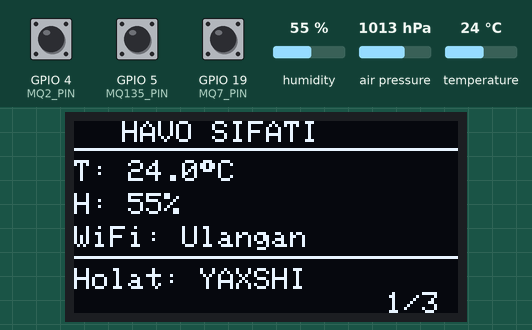
Bench run of a sketch on a simulated ESP32. Parts: 128×64 one-colour display. Inputs (shaded band) come from the test bench; at power-on: air pressure 1013 hPa, humidity 55 %, temperature 24 °C, GPIO 4 (MQ2_PIN) HIGH, GPIO 5 (MQ135_PIN) HIGH, GPIO 19 (MQ7_PIN) HIGH. WiFi joins after 1.5 s; servers stay silent unless stated; uploads are accepted with an empty reply; what the sketch prints to the serial monitor is not drawn.

Above: at 7.2 s.
7.3 s: air pressure set to 952 hPa
At 16.4 s:
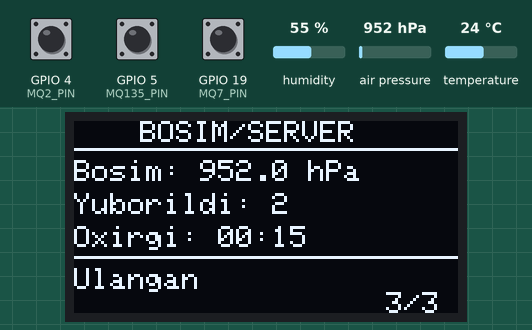
20.3 s: humidity set to 22 %
At 26.7 s:
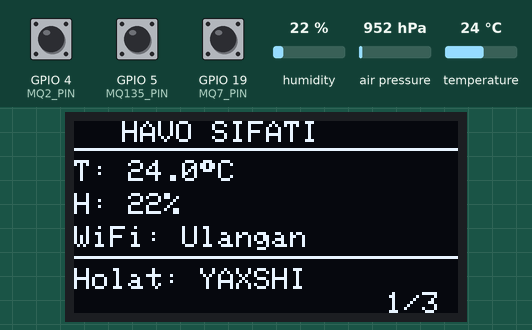
32.8 s: temperature set to 12 °C
45.8 s: air pressure set to 975 hPa
At 57.0 s:
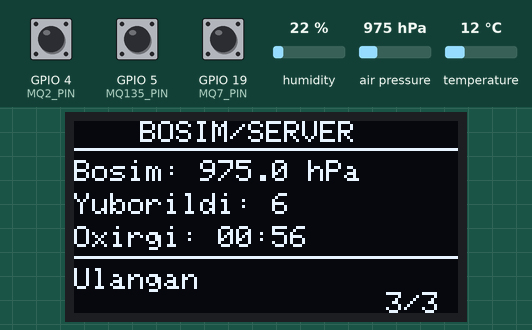
58.8 s: humidity set to 40 %
At 67.7 s:
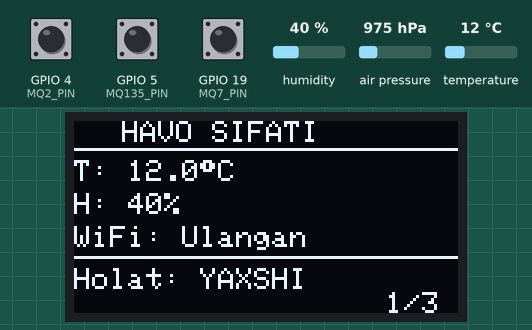
71.8 s: air pressure set to 1000 hPa
At 78.6 s:
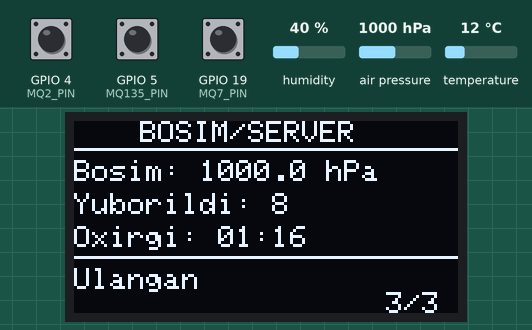
Timing chart, 0 to 80.1 s (numbered marks = the images above; inputs shaded):
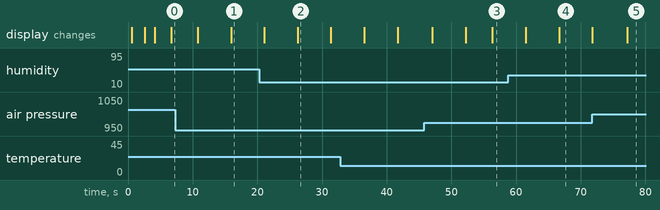

Measured:
- what the display in image 2 shows lasts 5.2 s, from 26.2 s to 31.4 s

The sketch:

esp32_full.ino
```cpp
#include <WiFi.h>
#include <HTTPClient.h>
#include <ArduinoJson.h>
#include <DHT.h>
#include <Wire.h>
#include <Adafruit_GFX.h>
#include <Adafruit_SSD1306.h>

#include <Adafruit_BMP280.h>

const char* WIFI_SSID     = "esp32";
const char* WIFI_PASSWORD = "12123434";

const char* SERVER_URL    = "http://157.173.114.153/api/sensor";

const char* DEVICE_ID     = "esp32_001";

const unsigned long YUBORISH_INTERVALI = 10000;

const unsigned long SAHIFA_INTERVAL    = 5000;

const unsigned long QAYTA_ULANISH_MS   = 30000;

const bool ENABLE_MQ135  = true;
const bool ENABLE_MQ2    = true;
const bool ENABLE_MQ7    = true;
const bool ENABLE_DHT22  = true;
const bool ENABLE_OLED   = true;

const bool ENABLE_BMP280  = true;
const bool ENABLE_PMS5003 = true;

const int MQ135_PIN = 5;
const int MQ2_PIN   = 4;
const int MQ7_PIN   = 19;
const int DHT22_PIN = 23;

const int PMS5003_RX   = 16;
const int PMS5003_TX   = 17;
#define   DHT_TYPE  DHT22

#define OLED_WIDTH   128
#define OLED_HEIGHT  64
#define OLED_ADDRESS 0x3C
#define OLED_RESET   -1

#define BMP280_ADDRESS 0x76

DHT           dht(DHT22_PIN, DHT_TYPE);
Adafruit_SSD1306 oled(OLED_WIDTH, OLED_HEIGHT, &Wire, OLED_RESET);

Adafruit_BMP280  bmp;
HardwareSerial   pmsSerial(2);

unsigned long oxirgi_yuborish    = 0;
unsigned long oxirgi_sahifa_alm  = 0;
unsigned long oxirgi_oled_draw   = 0;
unsigned long oxirgi_qayta_ulan  = 0;

int  joriy_sahifa    = 0;
int  yuborish_soni   = 0;
int  xato_soni       = 0;
bool server_ulangan  = false;
bool wifi_ulangan    = false;
char oxirgi_vaqt[9]  = "--:--";

struct SensorData {
  int   mq135   = -1;
  int   mq2     = -1;
  int   mq7     = -1;
  float harorat = NAN;
  float namlik  = NAN;
  float bosim   = NAN;
  float pm25    = NAN;
  float pm10    = NAN;
};

SensorData joriy_data;

int   g_pm25 = -1;
int   g_pm10 = -1;
unsigned long g_pms_vaqt = 0;

void vaqt_yangilash() {
  unsigned long jami_sekund = millis() / 1000;
  int minut  = (jami_sekund / 60) % 60;
  int sekund = jami_sekund % 60;
  snprintf(oxirgi_vaqt, sizeof(oxirgi_vaqt), "%02d:%02d", minut, sekund);
}

const char* holat_aniqlash(const SensorData& d) {
  if ((ENABLE_MQ135 && d.mq135 == 0) ||
      (ENABLE_MQ2   && d.mq2   == 0) ||
      (ENABLE_MQ7   && d.mq7   == 0)) {
    return "XAVFLI";
  }
  return "YAXSHI";
}

void wifi_ga_ulan() {
  Serial.print("\nWi-Fi: ");
  Serial.println(WIFI_SSID);

  if (ENABLE_OLED) {
    oled.clearDisplay();
    oled.setTextSize(1);
    oled.setTextColor(SSD1306_WHITE);
    oled.setCursor(0, 0);
    oled.println("WiFi ulanilmoqda...");
    oled.println(WIFI_SSID);
    oled.display();
  }

  WiFi.mode(WIFI_STA);
  WiFi.begin(WIFI_SSID, WIFI_PASSWORD);

  int  urinish = 0;
  int  nuqta   = 0;

  while (WiFi.status() != WL_CONNECTED) {
    delay(500);
    Serial.print(".");
    nuqta++;


    if (ENABLE_OLED && nuqta % 4 == 0) {
      oled.clearDisplay();
      oled.setCursor(0, 0);
      oled.println("WiFi ulanilmoqda...");
      oled.print(WIFI_SSID);
      oled.setCursor(0, 20);
      oled.print("Urinish: ");
      oled.println(urinish + 1);
      oled.setCursor(0, 30);
      for (int i = 0; i < (nuqta / 4) % 6; i++) oled.print(".");
      oled.display();
    }

    if (++urinish >= 40) {
      Serial.println("\n20s kutildi, qayta urinilmoqda...");
      WiFi.disconnect();
      delay(2000);
      WiFi.begin(WIFI_SSID, WIFI_PASSWORD);
      urinish = 0;
    }
  }

  wifi_ulangan = true;
  Serial.println();
  Serial.println("Wi-Fi ulandi");
  Serial.print("   IP: "); Serial.println(WiFi.localIP());
  Serial.print("   Signal: "); Serial.print(WiFi.RSSI()); Serial.println(" dBm");

  if (ENABLE_OLED) {
    oled.clearDisplay();
    oled.setCursor(0, 0);
    oled.println("WiFi ulandi! ✓");
    oled.print("IP: "); oled.println(WiFi.localIP());
    oled.print("Signal: "); oled.print(WiFi.RSSI()); oled.println(" dBm");
    oled.display();
    delay(2000);
  }
}

bool wifi_urinib_kor() {
  Serial.print("\nWi-Fi: ");
  Serial.println(WIFI_SSID);

  if (ENABLE_OLED) {
    oled.clearDisplay();
    oled.setCursor(0, 0);
    oled.println("WiFi ulanilmoqda...");
    oled.println(WIFI_SSID);
    oled.display();
  }

  WiFi.mode(WIFI_STA);
  WiFi.begin(WIFI_SSID, WIFI_PASSWORD);


  for (int i = 0; i < 30; i++) {
    delay(500);
    Serial.print(".");
    if (WiFi.status() == WL_CONNECTED) {
      wifi_ulangan = true;
      Serial.println();
      Serial.println("Wi-Fi ulandi");
      Serial.print("   IP: "); Serial.println(WiFi.localIP());

      if (ENABLE_OLED) {
        oled.clearDisplay();
        oled.setCursor(0, 0);
        oled.println("WiFi ulandi!");
        oled.print("IP: "); oled.println(WiFi.localIP());
        oled.display();
        delay(1500);
      }
      return true;
    }
  }


  wifi_ulangan = false;
  WiFi.disconnect();
  Serial.println();
  Serial.println("WiFi yo'q, oflayn rejim");

  if (ENABLE_OLED) {
    oled.clearDisplay();
    oled.setCursor(0, 0);
    oled.println("WiFi yo'q!");
    oled.println("Oflayn rejim");
    oled.println("");
    oled.println("Sensorlar ishlaydi.");
    oled.display();
    delay(2000);
  }
  return false;
}

void pms_loop_oqi() {
  if (!ENABLE_PMS5003) return;
  if (millis() < 30000)  return;
  if (pmsSerial.available() < 32) return;

  uint8_t buf[32];

  while (pmsSerial.available() >= 32) {
    if (pmsSerial.read() != 0x42) continue;
    if (!pmsSerial.available() || pmsSerial.peek() != 0x4D) continue;

    buf[0] = 0x42;
    if (pmsSerial.readBytes(&buf[1], 31) != 31) return;


    uint16_t cs = 0;
    for (int i = 0; i < 30; i++) cs += buf[i];
    if (cs != (((uint16_t)buf[30] << 8) | buf[31])) return;

    int v25 = (int)(((uint16_t)buf[6] << 8) | buf[7]);
    int v10 = (int)(((uint16_t)buf[8] << 8) | buf[9]);


    if (v25 > 1000 || v10 > 2000) return;

    g_pm25      = v25;
    g_pm10      = v10;
    g_pms_vaqt  = millis();
    return;
  }
}

SensorData sensorlar_oqi() {
  SensorData d;


  if (ENABLE_MQ135) { d.mq135 = digitalRead(MQ135_PIN); }
  if (ENABLE_MQ2)   { d.mq2   = digitalRead(MQ2_PIN);   }
  if (ENABLE_MQ7)   { d.mq7   = digitalRead(MQ7_PIN);   }


  if (ENABLE_DHT22) {
    float t = dht.readTemperature();
    float h = dht.readHumidity();

    if (!isnan(t)) {
      d.harorat = t;
    } else {
      Serial.println("DHT22 harorat xato");
    }
    if (!isnan(h)) {
      d.namlik = h;
    } else {
      Serial.println("DHT22 namlik xato");
    }
  }


  if (ENABLE_BMP280) {

    float bosim_pa = bmp.readPressure();
    if (bosim_pa > 0 && !isnan(bosim_pa)) {
      d.bosim = bosim_pa / 100.0F;
    } else {
      Serial.println("BMP280 xato");
    }
  }


  if (ENABLE_PMS5003) {
    if (millis() < 30000) {
      Serial.print("   PMS5003 isinmoqda: ");
      Serial.print(millis() / 1000);
      Serial.println("s / 30s");
    } else if (g_pm25 >= 0) {
      d.pm25 = (float)g_pm25;
      d.pm10 = (float)g_pm10;
      Serial.print("   PM2.5: "); Serial.print(g_pm25); Serial.println(" ug/m3");
      Serial.print("   PM10:  "); Serial.print(g_pm10); Serial.println(" ug/m3");
    } else {
      Serial.println("   PMS5003: hali o'qilmagan — null yuboriladi");
    }
  }


  return d;
}

bool serverga_yubor(const SensorData& d) {
  if (WiFi.status() != WL_CONNECTED) {
    wifi_ulangan = false;
    Serial.println("WiFi yo'q, yuborilmaydi");
    return false;
  }


  StaticJsonDocument<384> doc;
  doc["device_id"] = DEVICE_ID;

  if (ENABLE_MQ135 && d.mq135 >= 0) doc["mq135"] = d.mq135; else doc["mq135"] = nullptr;
  if (ENABLE_MQ2   && d.mq2   >= 0) doc["mq2"]   = d.mq2;   else doc["mq2"]   = nullptr;
  if (ENABLE_MQ7   && d.mq7   >= 0) doc["mq7"]   = d.mq7;   else doc["mq7"]   = nullptr;

  if (ENABLE_DHT22 && !isnan(d.harorat))
    doc["harorat"] = (float)round(d.harorat * 10) / 10.0f;
  else
    doc["harorat"] = nullptr;

  if (ENABLE_DHT22 && !isnan(d.namlik))
    doc["namlik"] = (float)round(d.namlik * 10) / 10.0f;
  else
    doc["namlik"] = nullptr;


  if (!isnan(d.bosim))
    doc["bosim"] = (float)round(d.bosim * 10) / 10.0f;
  else
    doc["bosim"] = nullptr;


  if (!isnan(d.pm25)) doc["pm25"] = (float)round(d.pm25 * 10) / 10.0f; else doc["pm25"] = nullptr;
  if (!isnan(d.pm10)) doc["pm10"] = (float)round(d.pm10 * 10) / 10.0f; else doc["pm10"] = nullptr;

  String json;
  serializeJson(doc, json);

  Serial.print("-> "); Serial.println(SERVER_URL);

  HTTPClient http;
  http.begin(SERVER_URL);
  http.addHeader("Content-Type", "application/json");
  http.setTimeout(10000);

  int kod = http.POST(json);

  if (kod == HTTP_CODE_OK || kod == HTTP_CODE_CREATED) {
    String javob = http.getString();
    Serial.print("ok HTTP "); Serial.println(kod);
    http.end();

    yuborish_soni++;
    xato_soni     = 0;
    server_ulangan = true;
    wifi_ulangan   = true;
    vaqt_yangilash();
    return true;

  } else if (kod > 0) {
    Serial.print("HTTP xato: "); Serial.println(kod);
  } else {
    Serial.print("ulanish xatosi: "); Serial.println(http.errorToString(kod));
  }

  http.end();
  xato_soni++;
  server_ulangan = false;
  return false;
}

void serial_log(const SensorData& d) {
  Serial.print("\n--- #"); Serial.print(yuborish_soni + 1);
  Serial.print("  "); Serial.print(millis() / 1000); Serial.println("s ---");

  if (ENABLE_MQ135) { Serial.print("MQ-135: "); Serial.println(d.mq135 == 1 ? "toza" : "GAZ!"); }
  if (ENABLE_MQ2)   { Serial.print("MQ-2:   "); Serial.println(d.mq2   == 1 ? "toza" : "GAZ!"); }
  if (ENABLE_MQ7)   { Serial.print("MQ-7:   "); Serial.println(d.mq7   == 1 ? "toza" : "GAZ!"); }

  if (ENABLE_DHT22) {
    Serial.print("Harorat: ");
    if (!isnan(d.harorat)) { Serial.print(d.harorat, 1); Serial.println(" C"); }
    else                    Serial.println("xato");
    Serial.print("Namlik:  ");
    if (!isnan(d.namlik))  { Serial.print(d.namlik, 1);  Serial.println(" %"); }
    else                    Serial.println("xato");
  }

  if (!isnan(d.bosim)) {
    Serial.print("Bosim:   "); Serial.print(d.bosim, 1); Serial.println(" hPa");
  }
  if (!isnan(d.pm25)) {
    Serial.print("PM2.5:   "); Serial.print(d.pm25, 1); Serial.println(" ug/m3");
    Serial.print("PM10:    "); Serial.print(d.pm10, 1); Serial.println(" ug/m3");
  }

  Serial.print("WiFi:    "); Serial.println(wifi_ulangan   ? "ok" : "yo'q");
  Serial.print("Server:  "); Serial.println(server_ulangan ? "ok" : "yo'q");
  Serial.print("Holat:   "); Serial.println(holat_aniqlash(d));
  Serial.print(yuborish_soni); Serial.print(" ok | ");
  Serial.print(xato_soni); Serial.println(" xato\n");
}

void oled_sahifa1(const SensorData& d) {
  oled.clearDisplay();
  oled.setTextColor(SSD1306_WHITE);
  oled.setTextSize(1);


  oled.setCursor(16, 0);
  oled.println("HAVO SIFATI");
  oled.drawLine(0, 9, 127, 9, SSD1306_WHITE);


  oled.setCursor(0, 13);
  oled.print("T: ");
  if (!isnan(d.harorat)) {
    oled.print(d.harorat, 1);
    oled.print((char)247);
    oled.print("C");
  } else {
    oled.print("-- (xato)");
  }


  oled.setCursor(0, 24);
  oled.print("H: ");
  if (!isnan(d.namlik)) {
    oled.print(d.namlik, 0);
    oled.print("%");
  } else {
    oled.print("-- (xato)");
  }


  oled.setCursor(0, 35);
  oled.print("WiFi: ");
  oled.print(wifi_ulangan ? "Ulangan" : "Yo'q");

  oled.drawLine(0, 45, 127, 45, SSD1306_WHITE);


  oled.setCursor(0, 49);
  oled.print("Holat: ");
  oled.print(holat_aniqlash(d));


  oled.setCursor(104, 57);
  oled.print("1/3");

  oled.display();
}

void oled_sahifa2(const SensorData& d) {
  oled.clearDisplay();
  oled.setTextColor(SSD1306_WHITE);
  oled.setTextSize(1);


  oled.setCursor(22, 0);
  oled.println("GAZ HOLATI");
  oled.drawLine(0, 9, 127, 9, SSD1306_WHITE);


  oled.setCursor(0, 13);
  oled.print("MQ135: ");
  if (ENABLE_MQ135 && d.mq135 >= 0)
    oled.print(d.mq135 == 1 ? "Toza" : "!XAVF!");
  else
    oled.print("--");


  oled.setCursor(0, 24);
  oled.print("MQ2:   ");
  if (ENABLE_MQ2 && d.mq2 >= 0)
    oled.print(d.mq2 == 1 ? "Toza" : "!XAVF!");
  else
    oled.print("--");


  oled.setCursor(0, 35);
  oled.print("MQ7:   ");
  if (ENABLE_MQ7 && d.mq7 >= 0)
    oled.print(d.mq7 == 1 ? "Toza" : "!XAVF!");
  else
    oled.print("--");

  oled.drawLine(0, 45, 127, 45, SSD1306_WHITE);


  oled.setCursor(0, 49);
  bool xavf_bor = (ENABLE_MQ135 && d.mq135 == 0) ||
                  (ENABLE_MQ2   && d.mq2   == 0) ||
                  (ENABLE_MQ7   && d.mq7   == 0);
  oled.print(xavf_bor ? "!! Xavf bor !!" : "Xavf yo'q");


  oled.setCursor(104, 57);
  oled.print("2/3");

  oled.display();
}

void oled_sahifa3(const SensorData& d) {
  oled.clearDisplay();
  oled.setTextColor(SSD1306_WHITE);
  oled.setTextSize(1);


  oled.setCursor(22, 0);
  oled.println("BOSIM/SERVER");
  oled.drawLine(0, 9, 127, 9, SSD1306_WHITE);


  oled.setCursor(0, 13);
  oled.print("Bosim: ");
  if (!isnan(d.bosim)) {
    oled.print(d.bosim, 1);
    oled.print(" hPa");
  } else {
    oled.print("-- (ulanmagan)");
  }


  oled.setCursor(0, 24);
  oled.print("Yuborildi: ");
  oled.print(yuborish_soni);


  oled.setCursor(0, 35);
  oled.print("Oxirgi: ");
  oled.print(oxirgi_vaqt);

  oled.drawLine(0, 45, 127, 45, SSD1306_WHITE);


  oled.setCursor(0, 49);
  if (wifi_ulangan && server_ulangan)
    oled.print("Ulangan");
  else if (wifi_ulangan)
    oled.print("WiFi bor, server?");
  else
    oled.print("WiFi yo'q");


  oled.setCursor(104, 57);
  oled.print("3/3");

  oled.display();
}

void oled_sahifa4(const SensorData& d) {
  oled.clearDisplay();
  oled.setTextColor(SSD1306_WHITE);
  oled.setTextSize(1);

  oled.setCursor(25, 0);
  oled.println("CHANG (PMS5003)");
  oled.drawLine(0, 9, 127, 9, SSD1306_WHITE);

  oled.setCursor(0, 13);
  oled.print("PM2.5: ");
  if (!isnan(d.pm25)) { oled.print(d.pm25, 1); oled.println(" ug/m3"); }
  else                 { oled.println("-- (ulanmagan)"); }

  oled.setCursor(0, 24);
  oled.print("PM10:  ");
  if (!isnan(d.pm10)) { oled.print(d.pm10, 1); oled.println(" ug/m3"); }
  else                 { oled.println("-- (ulanmagan)"); }

  oled.setCursor(0, 35);
  if (!isnan(d.pm25)) {
    oled.print("Holat: ");
    if      (d.pm25 <= 12.0)  oled.print("Yaxshi");
    else if (d.pm25 <= 35.4)  oled.print("Qoniqarli");
    else if (d.pm25 <= 55.4)  oled.print("Sezgir");
    else                      oled.print("! Iflos !");
  }

  oled.drawLine(0, 45, 127, 45, SSD1306_WHITE);

  oled.setCursor(0, 49);
  if (!isnan(d.pm25) && d.pm25 > 35.4)
    oled.print("!! Chang ko'p !!");
  else
    oled.print("Chang normal");

  oled.setCursor(98, 57);
  oled.print("4/4");

  oled.display();
}

void oled_yangilash(const SensorData& d) {
  if (!ENABLE_OLED) return;

  unsigned long hozir = millis();

  if (hozir - oxirgi_sahifa_alm >= SAHIFA_INTERVAL) {
    oxirgi_sahifa_alm = hozir;
    joriy_sahifa = (joriy_sahifa + 1) % 4;
  }

  if (hozir - oxirgi_oled_draw >= 1000) {
    oxirgi_oled_draw = hozir;
    switch (joriy_sahifa) {
      case 0: oled_sahifa1(d); break;
      case 1: oled_sahifa2(d); break;
      case 2: oled_sahifa3(d); break;
      case 3: oled_sahifa4(d); break;
    }
  }
}

void setup() {
  Serial.begin(115200);
  delay(500);


  Serial.println("\n--- Havo Sifati Monitoringi v3.0 ---");
  Serial.println("MQ-135:GPIO5, MQ-2:GPIO4, MQ-7:GPIO19");
  Serial.println("DHT22:GPIO23, BMP280:0x76, PMS5003 RX=16 TX=17\n");


  if (ENABLE_OLED) {
    Wire.begin(21, 22);
    if (!oled.begin(SSD1306_SWITCHCAPVCC, OLED_ADDRESS)) {
      Serial.println("OLED topilmadi");
    } else {
      Serial.println("OLED ok");
      oled.clearDisplay();
      oled.setTextSize(1);
      oled.setTextColor(SSD1306_WHITE);
      oled.setCursor(8, 10);
      oled.println("Havo Monitoringi");
      oled.setCursor(10, 25);
      oled.println("Ishga tushmoqda...");
      oled.setCursor(20, 45);
      oled.println("Diplom 2025-2026");
      oled.display();
      delay(2000);
    }
  }


  Serial.println("Sensorlar...");

  if (ENABLE_MQ135) { pinMode(MQ135_PIN, INPUT_PULLUP); Serial.println("   MQ-135 ok"); }
  if (ENABLE_MQ2)   { pinMode(MQ2_PIN,   INPUT_PULLUP); Serial.println("   MQ-2 ok");   }
  if (ENABLE_MQ7)   { pinMode(MQ7_PIN,   INPUT_PULLUP); Serial.println("   MQ-7 ok");   }
  if (ENABLE_DHT22) { dht.begin();                      Serial.println("   DHT22 ok");  }

  if (ENABLE_PMS5003) {
    pmsSerial.begin(9600, SERIAL_8N1, PMS5003_RX, PMS5003_TX);
    Serial.println("   PMS5003 ok (30s isinish)");
  }

  if (ENABLE_BMP280) {
    if (bmp.begin(BMP280_ADDRESS)) {
      Serial.println("   BMP280 ok");
    } else {
      Serial.println("   BMP280 topilmadi, bosim null");
    }
  }


  wifi_urinib_kor();


  Serial.print("\nServer: "); Serial.println(SERVER_URL);
  Serial.print("Interval: "); Serial.print(YUBORISH_INTERVALI / 1000); Serial.println("s");
  Serial.println("Tayyor.\n");


  oxirgi_yuborish   = millis() - YUBORISH_INTERVALI;
  oxirgi_sahifa_alm = millis();
  oxirgi_oled_draw  = millis();
}

void loop() {
  unsigned long hozir = millis();


  if (hozir - oxirgi_yuborish >= YUBORISH_INTERVALI) {
    oxirgi_yuborish = hozir;


    joriy_data = sensorlar_oqi();


    serial_log(joriy_data);


    if (WiFi.status() == WL_CONNECTED) {
      bool natija = serverga_yubor(joriy_data);
      if (!natija) {
        Serial.println("yuborishda xato\n");
      }
    } else {
      Serial.println("WiFi yo'q\n");
    }
  }


  if (WiFi.status() != WL_CONNECTED) {
    if (wifi_ulangan) {

      wifi_ulangan = false;
      server_ulangan = false;
      Serial.println("Wi-Fi uzildi");
      oxirgi_qayta_ulan = hozir - QAYTA_ULANISH_MS;
    }

    if (hozir - oxirgi_qayta_ulan >= QAYTA_ULANISH_MS) {
      oxirgi_qayta_ulan = hozir;
      wifi_urinib_kor();
    }
  } else {
    wifi_ulangan = true;
  }


  pms_loop_oqi();


  if (ENABLE_OLED) {
    oled_yangilash(joriy_data);
  }

  delay(100);
}
```
